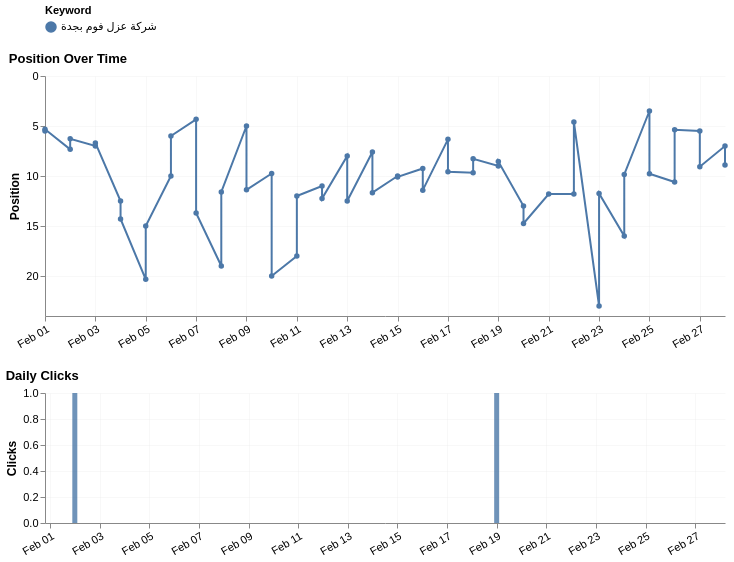

Here is the notebook cell this chart was saved with:
### Code cell
#| hide
test_daily = get_keyword_rankings_daily(
    session,
    site_url="sc-domain:awazly.com",
    keywords=["شركة عزل فوم بجدة"],
    range_type="last_month",
    country="sau",
)
plot_keyword_rankings(test_daily)

### Figure 1 — Vega-Lite specification as saved in the notebook (floating-point values rounded to 4 significant figures)
{"config": {"view": {"continuousWidth": 300, "continuousHeight": 300, "strokeWidth": 0}, "axis": {"gridOpacity": 0.2, "labelFontSize": 11, "titleFontSize": 12}, "legend": {"labelFontSize": 11, "orient": "top"}, "title": {"anchor": "start", "fontSize": 13, "fontWeight": "bold"}}, "vconcat": [{"mark": {"type": "line", "point": true, "strokeWidth": 2}, "encoding": {"color": {"field": "keyword", "scale": {"scheme": "tableau10"}, "title": "Keyword", "type": "nominal"}, "tooltip": [{"field": "date", "format": "%b %d %Y", "title": "Date", "type": "temporal"}, {"field": "keyword", "title": "Keyword", "type": "nominal"}, {"field": "position", "format": ".1f", "title": "Position", "type": "quantitative"}, {"field": "clicks", "title": "Clicks", "type": "quantitative"}, {"field": "impressions", "title": "Impressions", "type": "quantitative"}], "x": {"axis": {"format": "%b %d", "labelAngle": -30}, "field": "date", "title": null, "type": "temporal"}, "y": {"axis": {"tickMinStep": 1}, "field": "position", "scale": {"reverse": true}, "title": "Position", "type": "quantitative"}}, "height": 240, "title": "Position Over Time", "width": 680}, {"mark": {"type": "bar", "opacity": 0.8}, "encoding": {"color": {"field": "keyword", "scale": {"scheme": "tableau10"}, "title": "Keyword", "type": "nominal"}, "tooltip": [{"field": "date", "format": "%b %d %Y", "title": "Date", "type": "temporal"}, {"field": "keyword", "title": "Keyword", "type": "nominal"}, {"field": "position", "format": ".1f", "title": "Position", "type": "quantitative"}, {"field": "clicks", "title": "Clicks", "type": "quantitative"}, {"field": "impressions", "title": "Impressions", "type": "quantitative"}], "x": {"axis": {"format": "%b %d", "labelAngle": -30}, "field": "date", "title": null, "type": "temporal"}, "y": {"field": "clicks", "title": "Clicks", "type": "quantitative"}}, "height": 130, "title": "Daily Clicks", "width": 680}], "data": {"name": "data-012f40c493ad296f32bef8e2f6e4d7d4"}, "$schema": "https://vega.github.io/schema/vega-lite/v6.1.0.json", "datasets": {"data-012f40c493ad296f32bef8e2f6e4d7d4": [{"date": "2026-02-01T00:00:00", "keyword": "شركة عزل فوم بجدة", "position": 5.5, "clicks": 0, "impressions": 2}, {"date": "2026-02-01T00:00:00", "keyword": "شركة عزل فوم بجدة", "position": 5.333, "clicks": 0, "impressions": 12}, {"date": "2026-02-02T00:00:00", "keyword": "شركة عزل فوم بجدة", "position": 7.333, "clicks": 0, "impressions": 3}, {"date": "2026-02-02T00:00:00", "keyword": "شركة عزل فوم بجدة", "position": 6.28, "clicks": 1, "impressions": 25}, {"date": "2026-02-03T00:00:00", "keyword": "شركة عزل فوم بجدة", "position": 7.0, "clicks": 0, "impressions": 2}, {"date": "2026-02-03T00:00:00", "keyword": "شركة عزل فوم بجدة", "position": 6.69, "clicks": 0, "impressions": 29}, {"date": "2026-02-04T00:00:00", "keyword": "شركة عزل فوم بجدة", "position": 12.5, "clicks": 0, "impressions": 4}, {"date": "2026-02-04T00:00:00", "keyword": "شركة عزل فوم بجدة", "position": 14.3, "clicks": 0, "impressions": 10}, {"date": "2026-02-05T00:00:00", "keyword": "شركة عزل فوم بجدة", "position": 20.33, "clicks": 0, "impressions": 3}, {"date": "2026-02-05T00:00:00", "keyword": "شركة عزل فوم بجدة", "position": 15.0, "clicks": 0, "impressions": 3}, {"date": "2026-02-06T00:00:00", "keyword": "شركة عزل فوم بجدة", "position": 10.0, "clicks": 0, "impressions": 2}, {"date": "2026-02-06T00:00:00", "keyword": "شركة عزل فوم بجدة", "position": 6.0, "clicks": 0, "impressions": 1}, {"date": "2026-02-07T00:00:00", "keyword": "شركة عزل فوم بجدة", "position": 4.333, "clicks": 0, "impressions": 3}, {"date": "2026-02-07T00:00:00", "keyword": "شركة عزل فوم بجدة", "position": 13.69, "clicks": 0, "impressions": 13}, {"date": "2026-02-08T00:00:00", "keyword": "شركة عزل فوم بجدة", "position": 19.0, "clicks": 0, "impressions": 2}, {"date": "2026-02-08T00:00:00", "keyword": "شركة عزل فوم بجدة", "position": 11.6, "clicks": 0, "impressions": 5}, {"date": "2026-02-09T00:00:00", "keyword": "شركة عزل فوم بجدة", "position": 5.0, "clicks": 0, "impressions": 1}, {"date": "2026-02-09T00:00:00", "keyword": "شركة عزل فوم بجدة", "position": 11.38, "clicks": 0, "impressions": 13}, {"date": "2026-02-10T00:00:00", "keyword": "شركة عزل فوم بجدة", "position": 9.75, "clicks": 0, "impressions": 4}, {"date": "2026-02-10T00:00:00", "keyword": "شركة عزل فوم بجدة", "position": 20.0, "clicks": 0, "impressions": 5}, {"date": "2026-02-11T00:00:00", "keyword": "شركة عزل فوم بجدة", "position": 18.0, "clicks": 0, "impressions": 1}, {"date": "2026-02-11T00:00:00", "keyword": "شركة عزل فوم بجدة", "position": 12.0, "clicks": 0, "impressions": 8}, {"date": "2026-02-12T00:00:00", "keyword": "شركة عزل فوم بجدة", "position": 11.0, "clicks": 0, "impressions": 6}, {"date": "2026-02-12T00:00:00", "keyword": "شركة عزل فوم بجدة", "position": 12.25, "clicks": 0, "impressions": 4}, {"date": "2026-02-13T00:00:00", "keyword": "شركة عزل فوم بجدة", "position": 8.0, "clicks": 0, "impressions": 8}, {"date": "2026-02-13T00:00:00", "keyword": "شركة عزل فوم بجدة", "position": 12.5, "clicks": 0, "impressions": 4}, {"date": "2026-02-14T00:00:00", "keyword": "شركة عزل فوم بجدة", "position": 7.6, "clicks": 0, "impressions": 5}, {"date": "2026-02-14T00:00:00", "keyword": "شركة عزل فوم بجدة", "position": 11.67, "clicks": 0, "impressions": 6}, {"date": "2026-02-15T00:00:00", "keyword": "شركة عزل فوم بجدة", "position": 10.0, "clicks": 0, "impressions": 2}, {"date": "2026-02-15T00:00:00", "keyword": "شركة عزل فوم بجدة", "position": 10.09, "clicks": 0, "impressions": 11}, {"date": "2026-02-16T00:00:00", "keyword": "شركة عزل فوم بجدة", "position": 9.25, "clicks": 0, "impressions": 4}, {"date": "2026-02-16T00:00:00", "keyword": "شركة عزل فوم بجدة", "position": 11.42, "clicks": 0, "impressions": 12}, {"date": "2026-02-17T00:00:00", "keyword": "شركة عزل فوم بجدة", "position": 6.333, "clicks": 0, "impressions": 3}, {"date": "2026-02-17T00:00:00", "keyword": "شركة عزل فوم بجدة", "position": 9.571, "clicks": 0, "impressions": 7}, {"date": "2026-02-18T00:00:00", "keyword": "شركة عزل فوم بجدة", "position": 9.667, "clicks": 0, "impressions": 3}, {"date": "2026-02-18T00:00:00", "keyword": "شركة عزل فوم بجدة", "position": 8.286, "clicks": 0, "impressions": 14}, {"date": "2026-02-19T00:00:00", "keyword": "شركة عزل فوم بجدة", "position": 9.0, "clicks": 0, "impressions": 1}, {"date": "2026-02-19T00:00:00", "keyword": "شركة عزل فوم بجدة", "position": 8.556, "clicks": 1, "impressions": 9}, {"date": "2026-02-20T00:00:00", "keyword": "شركة عزل فوم بجدة", "position": 13.0, "clicks": 0, "impressions": 2}, {"date": "2026-02-20T00:00:00", "keyword": "شركة عزل فوم بجدة", "position": 14.75, "clicks": 0, "impressions": 4}, {"date": "2026-02-21T00:00:00", "keyword": "شركة عزل فوم بجدة", "position": 11.8, "clicks": 0, "impressions": 10}, {"date": "2026-02-22T00:00:00", "keyword": "شركة عزل فوم بجدة", "position": 11.8, "clicks": 0, "impressions": 5}, {"date": "2026-02-22T00:00:00", "keyword": "شركة عزل فوم بجدة", "position": 4.6, "clicks": 0, "impressions": 10}, {"date": "2026-02-23T00:00:00", "keyword": "شركة عزل فوم بجدة", "position": 23.0, "clicks": 0, "impressions": 1}, {"date": "2026-02-23T00:00:00", "keyword": "شركة عزل فوم بجدة", "position": 11.75, "clicks": 0, "impressions": 16}, {"date": "2026-02-24T00:00:00", "keyword": "شركة عزل فوم بجدة", "position": 16.0, "clicks": 0, "impressions": 3}, {"date": "2026-02-24T00:00:00", "keyword": "شركة عزل فوم بجدة", "position": 9.846, "clicks": 0, "impressions": 13}, {"date": "2026-02-25T00:00:00", "keyword": "شركة عزل فوم بجدة", "position": 3.5, "clicks": 0, "impressions": 2}, {"date": "2026-02-25T00:00:00", "keyword": "شركة عزل فوم بجدة", "position": 9.769, "clicks": 0, "impressions": 13}, {"date": "2026-02-26T00:00:00", "keyword": "شركة عزل فوم بجدة", "position": 10.6, "clicks": 0, "impressions": 5}, {"date": "2026-02-26T00:00:00", "keyword": "شركة عزل فوم بجدة", "position": 5.381, "clicks": 0, "impressions": 21}, {"date": "2026-02-27T00:00:00", "keyword": "شركة عزل فوم بجدة", "position": 5.5, "clicks": 0, "impressions": 2}, {"date": "2026-02-27T00:00:00", "keyword": "شركة عزل فوم بجدة", "position": 9.067, "clicks": 0, "impressions": 15}, {"date": "2026-02-28T00:00:00", "keyword": "شركة عزل فوم بجدة", "position": 7.0, "clicks": 0, "impressions": 2}, {"date": "2026-02-28T00:00:00", "keyword": "شركة عزل فوم بجدة", "position": 8.889, "clicks": 0, "impressions": 9}]}}
